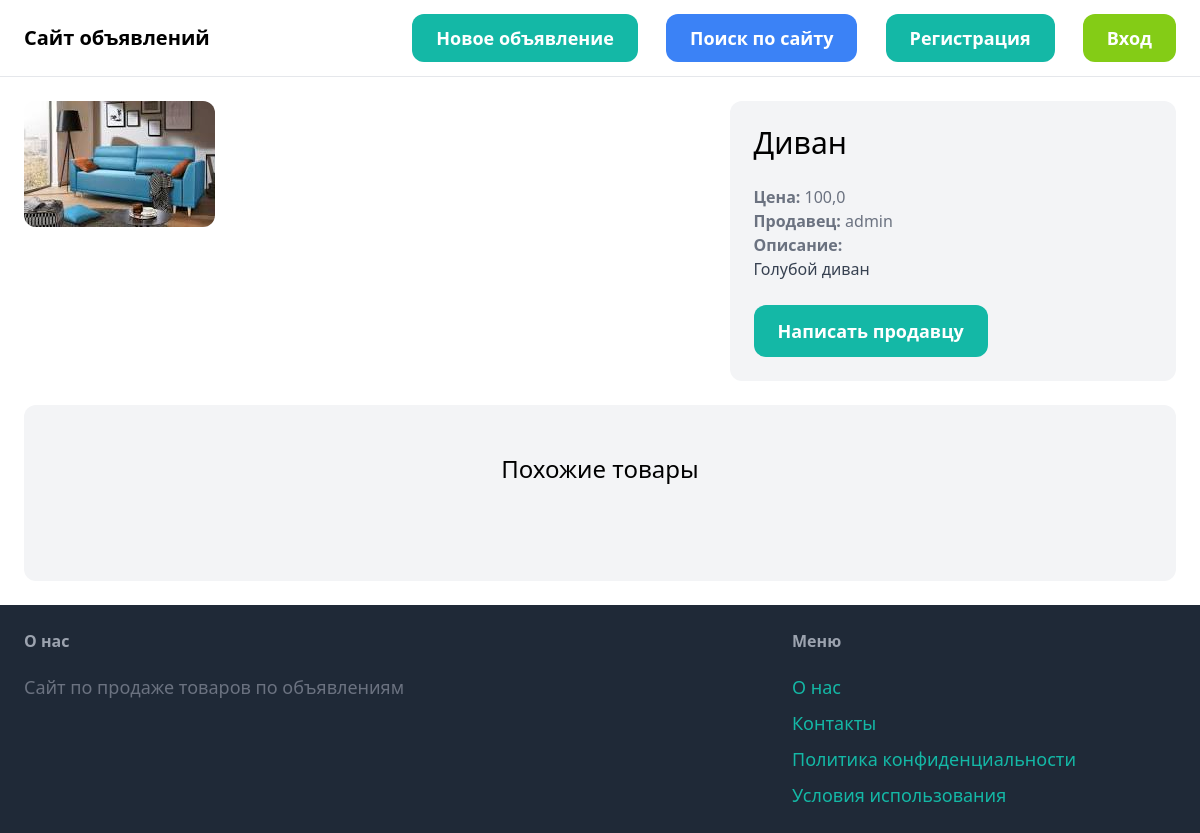
The page /items/12/ on the database as committed earlier.
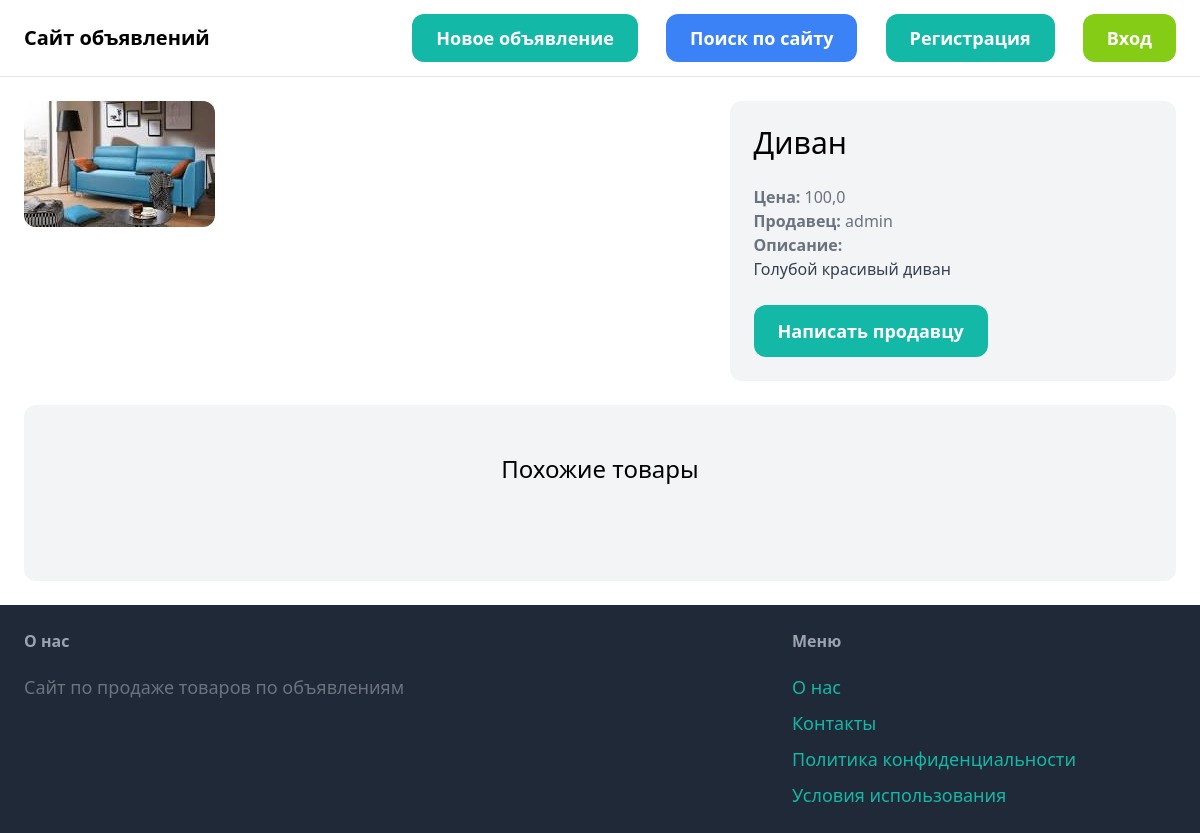
The same page on the database as committed later.
### item/models.py (models this page shows, shortened)
class Item(models.Model):
    category = models.ForeignKey(Category, related_name='items', on_delete=models.CASCADE)
    name = models.CharField(max_length=255)
    description = models.TextField(blank=True, null=True)
    price = models.FloatField()
    image = models.ImageField(upload_to='item_images', blank=True, null=True)
    is_sold = models.BooleanField(default=False)
    created_by = models.ForeignKey(User, related_name='items', on_delete=models.CASCADE)
    created_at = models.DateTimeField(auto_now_add=True)

### item/views.py (the view)
# urls.py: path('<int:pk>/', views.detail, name='detail'),
def detail(request, pk):
    item = get_object_or_404(Item, pk=pk)
    related_items = Item.objects.filter(category=item.category, is_sold=False).exclude(pk=pk)[0:3]
    return render(request, 'item/detail.html', {
        'item': item,
        'related_items': related_items
    })

### item/templates/item/detail.html (shortened to what this page needs)
{% extends 'core/base.html' %}
{% block content %}
<div class="grid grid-cols-5 gap-6">
    <div class="col-span-3">
        <img src="{{ item.image.url }}" class="rounded-xl">
    </div>
    <div class="col-span-2 p-6 bg-gray-100 rounded-xl">
        <h1 class="mb-6 text-3xl">{{ item.name }}</h1>
        <p class="text-gray-500"><strong>Цена: </strong>{{ item.price }}</p>
        <p class="text-gray-500"><strong>Продавец: </strong>{{ item.created_by.username }}</p>
        {% if item.description %}
            <p class="text-gray-700">
                <strong class="text-gray-500">Описание:</strong><br>
                {{ item.description }}
            </p>
        {% endif %}
        {% if request.user == item.created_by %}
            <div class="mt-6 p-6 bg-white rounded-xl">
                <p>Это ваш товар!</p>
                <a href="{% url 'item:edit' item.id %}#" class="inline-block mt-6 px-6 py-3 text-lg font-semibold bg-teal-500 text-white rounded-xl">Редактировать</a>
                <a href="{% url 'item:delete' item.id %}" class="inline-block mt-6 px-6 py-3 text-lg font-semibold bg-red-500 text-white rounded-xl">Удалить</a>
            </div>
        {% else %}
            <a href="{% url 'conversation:new' item.id %}" class="inline-block mt-6 px-6 py-3 text-lg font-semibold bg-teal-500 text-white rounded-xl hover:bg-teal-700">Написать продавцу</a>
        {% endif %}
    </div>
</div>
<div class="mt-6 px-6 py-12 bg-gray-100 rounded-xl">
    <h2 class="mb-12 text-2xl text-center">Похожие товары</h2>
</div>
{% endblock %}

### core/templates/core/base.html (shortened to what this page needs)
<!DOCTYPE html>
<html lang="en">
<head>
    <script src="https://cdn.tailwindcss.com"></script>
</head>
<body>
    <nav class="py-6 px-6 flex justify-between item-center border-b border-grey-200">
        <a href="/" class="text-xl font-semibold">Сайт объявлений</a>
        <div class="space-x-6">
            <a href="{% url 'item:new' %}" class="px-6 py-3 text-lg font-semibold bg-teal-500 text-white rounded-xl hover:bg-teal-700">Новое объявление</a>
            <a href="{% url 'item:items' %}" class="px-6 py-3 text-lg font-semibold bg-blue-500 text-white rounded-xl hover:bg-teal-700">Поиск по сайту</a>
            {% if request.user.is_authenticated %}
                <a href="{% url 'conversation:inbox' %}" class="px-6 py-3 text-lg font-semibold bg-gray-500 text-white rounded-xl hover:bg-teal-700">Входящие</a>
                <a href="{% url 'dashboard:index' %}" class="px-6 py-3 text-lg font-semibold bg-lime-500 text-white rounded-xl hover:bg-gray-700">Мои товары</a>
            {% else %}
                <a href="{% url 'core:signup' %}" class="px-6 py-3 text-lg font-semibold bg-teal-500 text-white rounded-xl hover:bg-teal-700">Регистрация</a>
                <a href="{% url 'core:login' %}" class="px-6 py-3 text-lg font-semibold bg-lime-500 text-white rounded-xl hover:bg-gray-700">Вход</a>
            {% endif %}
        </div>
    </nav>
    <div class="px-6 py-6">
        {% block content %}
        {% endblock %}
    </div>
    <footer class="py-6 px-6 flex justify-between bg-gray-800">
        <div class="w-2/3 pr-10">
            <h3 class="mb-5 font-semibold text-gray-400">О нас</h3>
            <p class="text-lg text-gray-500">Сайт по продаже товаров по объявлениям</p>
        </div>
        <div class="w-1/3">
            <h3 class="mb-5 font-semibold text-gray-400">Меню</h3>
            <ul class="space-y-2">
                <li><a href="#" class="text-lg text-teal-500 hover:text-teal-700">О нас</a></li>
                <li><a href="{% url 'core:contact' %}" class="text-lg text-teal-500 hover:text-teal-700">Контакты</a></li>
                <li><a href="#" class="text-lg text-teal-500 hover:text-teal-700">Политика конфиденциальности</a></li>
                <li><a href="#" class="text-lg text-teal-500 hover:text-teal-700">Условия использования</a></li>
            </ul>
        </div>
    </footer>
</body>
</html>

Rows that differ between the two databases and show on the page:
changed Item "Диван": description "Голубой диван" → "Голубой красивый диван"
